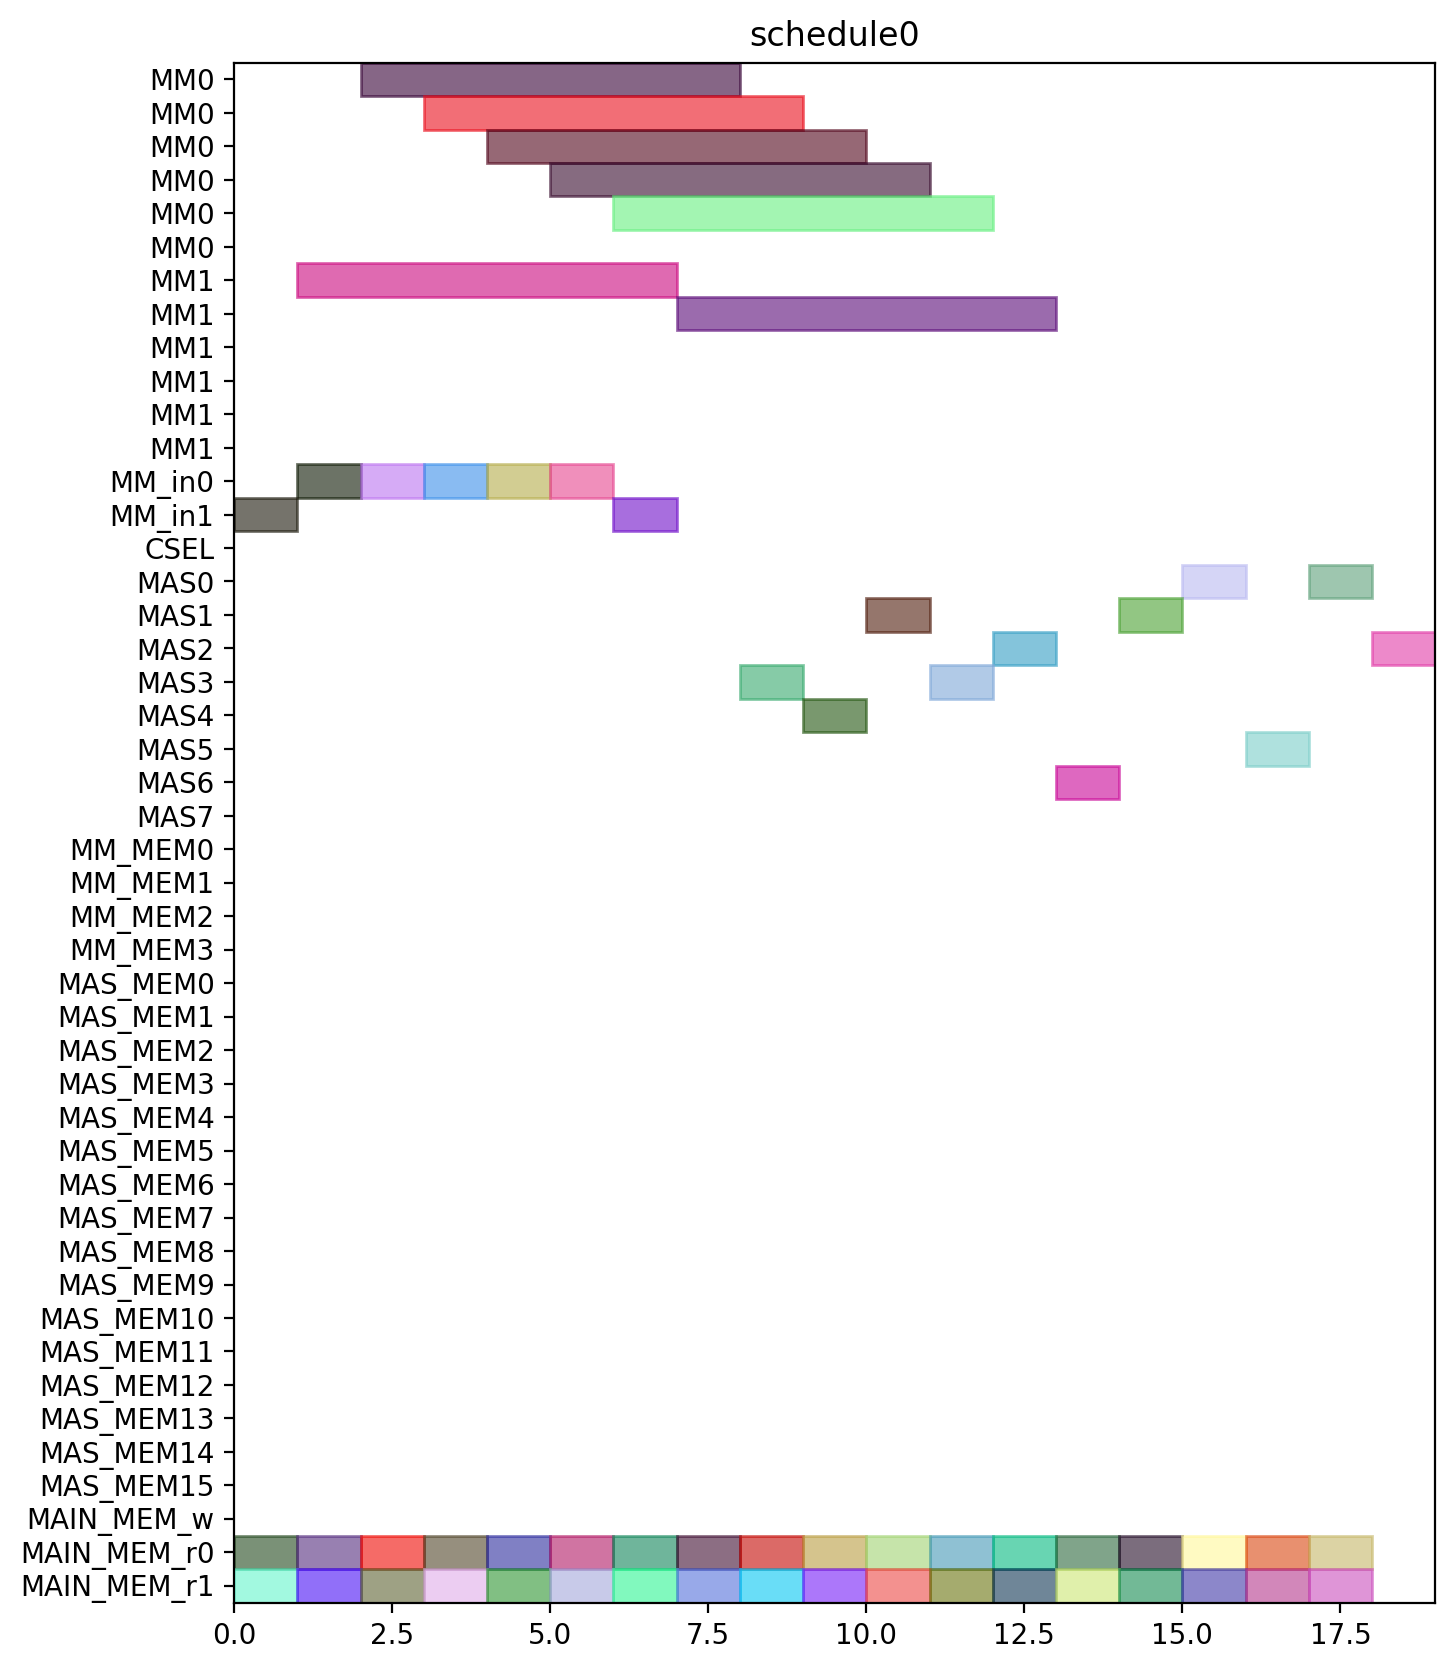

Write Python code to recreate this figure.
from pyschedule import Scenario, solvers, plotters, alt


def solve():
	horizon = 120
	S = Scenario("schedule0", horizon=horizon)

	# resource
	MM = S.Resources('MM', num=2, size=6)
	MM_in = S.Resources('MM_in', num=2)
	CSEL = S.Resource('CSEL')
	MAS = S.Resources('MAS', num=8, size=1, periods=range(1, horizon))
	MM_MEM = S.Resources('MM_MEM', num=4)
	MAS_MEM = S.Resources('MAS_MEM', num=16)
	MAIN_MEM_w = S.Resource('MAIN_MEM_w', size=1)
	MAIN_MEM_r = S.Resources('MAIN_MEM_r', num=2)

	# result of previous scheduling

	# new tasks
	t0_t0 = S.Task('t0_t0', length=1, delay_cost=1)
	t0_t0 += alt(MAS)
	t0_t0_mem0 = S.Task('t0_t0_mem0', length=1, delay_cost=1)
	t0_t0_mem0 += MAIN_MEM_r[0]
	S += t0_t0_mem0 <= t0_t0

	t0_t0_mem1 = S.Task('t0_t0_mem1', length=1, delay_cost=1)
	t0_t0_mem1 += MAIN_MEM_r[1]
	S += t0_t0_mem1 <= t0_t0

	t0_t1 = S.Task('t0_t1', length=1, delay_cost=1)
	t0_t1 += alt(MAS)
	t0_t1_mem0 = S.Task('t0_t1_mem0', length=1, delay_cost=1)
	t0_t1_mem0 += MAIN_MEM_r[0]
	S += t0_t1_mem0 <= t0_t1

	t0_t1_mem1 = S.Task('t0_t1_mem1', length=1, delay_cost=1)
	t0_t1_mem1 += MAIN_MEM_r[1]
	S += t0_t1_mem1 <= t0_t1

	t0_t3 = S.Task('t0_t3', length=6, delay_cost=1)
	t0_t3 += alt(MM)
	t0_t3_in = S.Task('t0_t3_in', length=1, delay_cost=1)
	t0_t3_in += alt(MM_in)
	S += t0_t3_in*MM_in[0]<=t0_t3*MM[0]
	S += t0_t3_in*MM_in[1]<=t0_t3*MM[1]
	t0_t3_mem0 = S.Task('t0_t3_mem0', length=1, delay_cost=1)
	t0_t3_mem0 += MAIN_MEM_r[0]
	S += t0_t3_mem0 <= t0_t3

	t0_t3_mem1 = S.Task('t0_t3_mem1', length=1, delay_cost=1)
	t0_t3_mem1 += MAIN_MEM_r[1]
	S += t0_t3_mem1 <= t0_t3

	t1_t0 = S.Task('t1_t0', length=1, delay_cost=1)
	t1_t0 += alt(MAS)
	t1_t0_mem0 = S.Task('t1_t0_mem0', length=1, delay_cost=1)
	t1_t0_mem0 += MAIN_MEM_r[0]
	S += t1_t0_mem0 <= t1_t0

	t1_t0_mem1 = S.Task('t1_t0_mem1', length=1, delay_cost=1)
	t1_t0_mem1 += MAIN_MEM_r[1]
	S += t1_t0_mem1 <= t1_t0

	t1_t1 = S.Task('t1_t1', length=1, delay_cost=1)
	t1_t1 += alt(MAS)
	t1_t1_mem0 = S.Task('t1_t1_mem0', length=1, delay_cost=1)
	t1_t1_mem0 += MAIN_MEM_r[0]
	S += t1_t1_mem0 <= t1_t1

	t1_t1_mem1 = S.Task('t1_t1_mem1', length=1, delay_cost=1)
	t1_t1_mem1 += MAIN_MEM_r[1]
	S += t1_t1_mem1 <= t1_t1

	t1_t3 = S.Task('t1_t3', length=6, delay_cost=1)
	t1_t3 += alt(MM)
	t1_t3_in = S.Task('t1_t3_in', length=1, delay_cost=1)
	t1_t3_in += alt(MM_in)
	S += t1_t3_in*MM_in[0]<=t1_t3*MM[0]
	S += t1_t3_in*MM_in[1]<=t1_t3*MM[1]
	t1_t3_mem0 = S.Task('t1_t3_mem0', length=1, delay_cost=1)
	t1_t3_mem0 += MAIN_MEM_r[0]
	S += t1_t3_mem0 <= t1_t3

	t1_t3_mem1 = S.Task('t1_t3_mem1', length=1, delay_cost=1)
	t1_t3_mem1 += MAIN_MEM_r[1]
	S += t1_t3_mem1 <= t1_t3

	t2_t2 = S.Task('t2_t2', length=1, delay_cost=1)
	t2_t2 += alt(MAS)
	t2_t2_mem0 = S.Task('t2_t2_mem0', length=1, delay_cost=1)
	t2_t2_mem0 += MAIN_MEM_r[0]
	S += t2_t2_mem0 <= t2_t2

	t2_t2_mem1 = S.Task('t2_t2_mem1', length=1, delay_cost=1)
	t2_t2_mem1 += MAIN_MEM_r[1]
	S += t2_t2_mem1 <= t2_t2

	t5_t0 = S.Task('t5_t0', length=6, delay_cost=1)
	t5_t0 += alt(MM)
	t5_t0_in = S.Task('t5_t0_in', length=1, delay_cost=1)
	t5_t0_in += alt(MM_in)
	S += t5_t0_in*MM_in[0]<=t5_t0*MM[0]
	S += t5_t0_in*MM_in[1]<=t5_t0*MM[1]
	t5_t0_mem0 = S.Task('t5_t0_mem0', length=1, delay_cost=1)
	t5_t0_mem0 += MAIN_MEM_r[0]
	S += t5_t0_mem0 <= t5_t0

	t5_t0_mem1 = S.Task('t5_t0_mem1', length=1, delay_cost=1)
	t5_t0_mem1 += MAIN_MEM_r[1]
	S += t5_t0_mem1 <= t5_t0

	t5_t1 = S.Task('t5_t1', length=6, delay_cost=1)
	t5_t1 += alt(MM)
	t5_t1_in = S.Task('t5_t1_in', length=1, delay_cost=1)
	t5_t1_in += alt(MM_in)
	S += t5_t1_in*MM_in[0]<=t5_t1*MM[0]
	S += t5_t1_in*MM_in[1]<=t5_t1*MM[1]
	t5_t1_mem0 = S.Task('t5_t1_mem0', length=1, delay_cost=1)
	t5_t1_mem0 += MAIN_MEM_r[0]
	S += t5_t1_mem0 <= t5_t1

	t5_t1_mem1 = S.Task('t5_t1_mem1', length=1, delay_cost=1)
	t5_t1_mem1 += MAIN_MEM_r[1]
	S += t5_t1_mem1 <= t5_t1

	t5_t2 = S.Task('t5_t2', length=1, delay_cost=1)
	t5_t2 += alt(MAS)
	t5_t2_mem0 = S.Task('t5_t2_mem0', length=1, delay_cost=1)
	t5_t2_mem0 += MAIN_MEM_r[0]
	S += t5_t2_mem0 <= t5_t2

	t5_t2_mem1 = S.Task('t5_t2_mem1', length=1, delay_cost=1)
	t5_t2_mem1 += MAIN_MEM_r[1]
	S += t5_t2_mem1 <= t5_t2

	t5_t3 = S.Task('t5_t3', length=1, delay_cost=1)
	t5_t3 += alt(MAS)
	t5_t3_mem0 = S.Task('t5_t3_mem0', length=1, delay_cost=1)
	t5_t3_mem0 += MAIN_MEM_r[0]
	S += t5_t3_mem0 <= t5_t3

	t5_t3_mem1 = S.Task('t5_t3_mem1', length=1, delay_cost=1)
	t5_t3_mem1 += MAIN_MEM_r[1]
	S += t5_t3_mem1 <= t5_t3

	t7_t0 = S.Task('t7_t0', length=1, delay_cost=1)
	t7_t0 += alt(MAS)
	t7_t0_mem0 = S.Task('t7_t0_mem0', length=1, delay_cost=1)
	t7_t0_mem0 += MAIN_MEM_r[0]
	S += t7_t0_mem0 <= t7_t0

	t7_t0_mem1 = S.Task('t7_t0_mem1', length=1, delay_cost=1)
	t7_t0_mem1 += MAIN_MEM_r[1]
	S += t7_t0_mem1 <= t7_t0

	t7_t1 = S.Task('t7_t1', length=1, delay_cost=1)
	t7_t1 += alt(MAS)
	t7_t1_mem0 = S.Task('t7_t1_mem0', length=1, delay_cost=1)
	t7_t1_mem0 += MAIN_MEM_r[0]
	S += t7_t1_mem0 <= t7_t1

	t7_t1_mem1 = S.Task('t7_t1_mem1', length=1, delay_cost=1)
	t7_t1_mem1 += MAIN_MEM_r[1]
	S += t7_t1_mem1 <= t7_t1

	t7_t3 = S.Task('t7_t3', length=6, delay_cost=1)
	t7_t3 += alt(MM)
	t7_t3_in = S.Task('t7_t3_in', length=1, delay_cost=1)
	t7_t3_in += alt(MM_in)
	S += t7_t3_in*MM_in[0]<=t7_t3*MM[0]
	S += t7_t3_in*MM_in[1]<=t7_t3*MM[1]
	t7_t3_mem0 = S.Task('t7_t3_mem0', length=1, delay_cost=1)
	t7_t3_mem0 += MAIN_MEM_r[0]
	S += t7_t3_mem0 <= t7_t3

	t7_t3_mem1 = S.Task('t7_t3_mem1', length=1, delay_cost=1)
	t7_t3_mem1 += MAIN_MEM_r[1]
	S += t7_t3_mem1 <= t7_t3

	t10_t0 = S.Task('t10_t0', length=6, delay_cost=1)
	t10_t0 += alt(MM)
	t10_t0_in = S.Task('t10_t0_in', length=1, delay_cost=1)
	t10_t0_in += alt(MM_in)
	S += t10_t0_in*MM_in[0]<=t10_t0*MM[0]
	S += t10_t0_in*MM_in[1]<=t10_t0*MM[1]
	t10_t0_mem0 = S.Task('t10_t0_mem0', length=1, delay_cost=1)
	t10_t0_mem0 += MAIN_MEM_r[0]
	S += t10_t0_mem0 <= t10_t0

	t10_t0_mem1 = S.Task('t10_t0_mem1', length=1, delay_cost=1)
	t10_t0_mem1 += MAIN_MEM_r[1]
	S += t10_t0_mem1 <= t10_t0

	t10_t1 = S.Task('t10_t1', length=6, delay_cost=1)
	t10_t1 += alt(MM)
	t10_t1_in = S.Task('t10_t1_in', length=1, delay_cost=1)
	t10_t1_in += alt(MM_in)
	S += t10_t1_in*MM_in[0]<=t10_t1*MM[0]
	S += t10_t1_in*MM_in[1]<=t10_t1*MM[1]
	t10_t1_mem0 = S.Task('t10_t1_mem0', length=1, delay_cost=1)
	t10_t1_mem0 += MAIN_MEM_r[0]
	S += t10_t1_mem0 <= t10_t1

	t10_t1_mem1 = S.Task('t10_t1_mem1', length=1, delay_cost=1)
	t10_t1_mem1 += MAIN_MEM_r[1]
	S += t10_t1_mem1 <= t10_t1

	t10_t2 = S.Task('t10_t2', length=1, delay_cost=1)
	t10_t2 += alt(MAS)
	t10_t2_mem0 = S.Task('t10_t2_mem0', length=1, delay_cost=1)
	t10_t2_mem0 += MAIN_MEM_r[0]
	S += t10_t2_mem0 <= t10_t2

	t10_t2_mem1 = S.Task('t10_t2_mem1', length=1, delay_cost=1)
	t10_t2_mem1 += MAIN_MEM_r[1]
	S += t10_t2_mem1 <= t10_t2

	t10_t3 = S.Task('t10_t3', length=1, delay_cost=1)
	t10_t3 += alt(MAS)
	t10_t3_mem0 = S.Task('t10_t3_mem0', length=1, delay_cost=1)
	t10_t3_mem0 += MAIN_MEM_r[0]
	S += t10_t3_mem0 <= t10_t3

	t10_t3_mem1 = S.Task('t10_t3_mem1', length=1, delay_cost=1)
	t10_t3_mem1 += MAIN_MEM_r[1]
	S += t10_t3_mem1 <= t10_t3

	solvers.mip.solve(S,msg=1,kind='CPLEX',ratio_gap=1.01)

	solution = [['hoge']*len(S.solution()[1]) for i in range(len(S.solution()))]
	for i in range(len(S.solution())):
		for j in range(len(S.solution()[i])):
			solution[i][j]=str(S.solution()[i][j])
	print(solution)

	cycles = int(solution[-1][3])

	pic_file_name = "/home/mfukuda/ABE/multiRAM_multiMAS_16mux/scheduling_result/stage6MM2_stage1MAS8/EP2_DBL_w_EVAL/schedule0.png"
	if(S.solution() != []):
		plotters.matplotlib.plot(S,img_filename=pic_file_name, show_task_labels=False, fig_size=(cycles*0.25+3, 10))

	return solution
